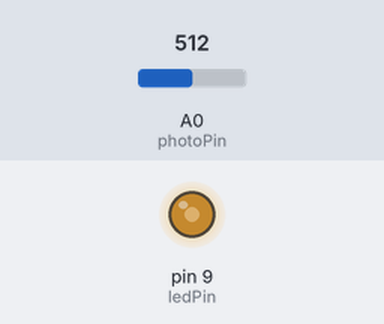
This sketch was run on a simulated Arduino Uno, built with avr-gcc and run on an emulated ATmega328P. On the bench: output pins drawn as LEDs (lit = HIGH). The test bench sets the inputs (shaded band); at power-on: A0 (photoPin) = 512.

Above: at 1.2 s.
1.3 s: A0 (photoPin) set to 716
At 1.7 s:
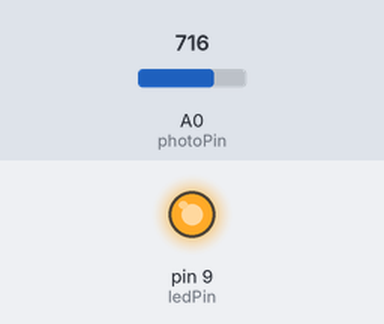
2.8 s: A0 (photoPin) set to 511
At 4.0 s:
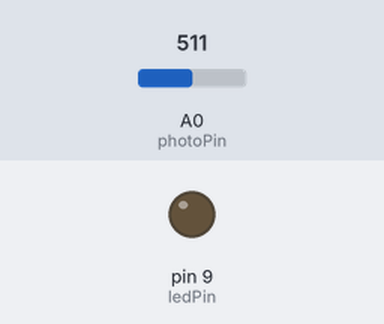
4.3 s: A0 (photoPin) set to 530
5.8 s: A0 (photoPin) set to 560
At 6.4 s:
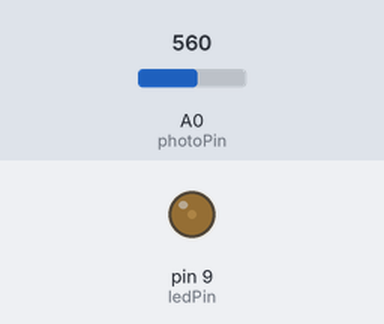
7.3 s: A0 (photoPin) set to 306
At 8.7 s:
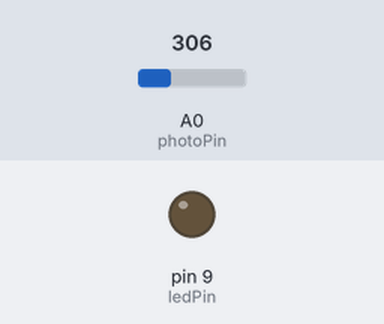
Timing chart, 0 to 9.8 s (numbered marks = the images above; inputs shaded):
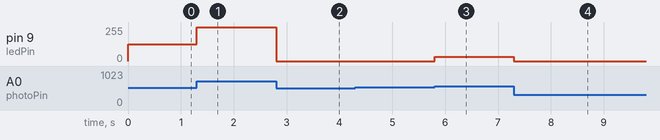

The sketch:

Lab5.ino
```cpp
//Control the LED with a Photo Resistor

int photoPin = 0;
int ledPin = 9;
int lightLevel, high = 0, low = 1023;


void setup()
{
  Serial.println(57600);
  pinMode(ledPin, OUTPUT);
}

void loop()
{
  lightLevel = analogRead(photoPin);
  brightness();
  analogWrite(ledPin, lightLevel);
}

void brightness()
{
  if (lightLevel < low)
  {
    low = lightLevel;
  }

  if (lightLevel > high)
  {
    high = lightLevel;
  }

  lightLevel = map(lightLevel, low+30, high-30, 0, 255);
  lightLevel = constrain(lightLevel, 0, 255);
}
```

Measured:
- after the input at 1.3 s, pin 9 (ledPin): 127/255 → 255/255 at once
- after the input at 2.8 s, pin 9 (ledPin): 255/255 → 0/255 at once
- after the input at 4.3 s, every drawn part: stays the same
- after the input at 5.8 s, pin 9 (ledPin): 0/255 → 33/255 at once
- after the input at 7.3 s, pin 9 (ledPin): 33/255 → 0/255 at once
